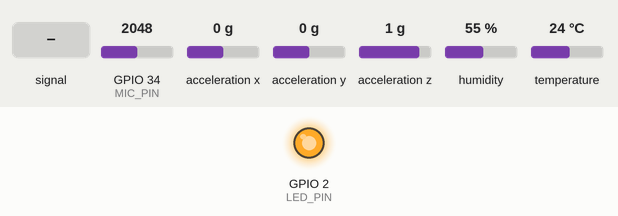
Recording of a sketch running on a simulated ESP32. On the bench: output pins drawn as LEDs (lit = HIGH). Wiring (inferred from the names in the program): ADXL345 accelerometer at I2C address 0x53. The test bench sets the inputs (shaded band); at power-on: humidity 55 %, GPIO 34 (MIC_PIN) = 2048, temperature 24 °C, acceleration x 0 g, acceleration y 0 g, acceleration z 1 g. WiFi joins after 1.5 s; servers stay silent unless stated; uploads are accepted with an empty reply; what the sketch prints to the serial monitor is not drawn.

Above: at 3.7 s.
3.8 s: GPIO 34 (MIC_PIN) fed a 200 Hz sine of ±1023 counts around its level
At 5.4 s:
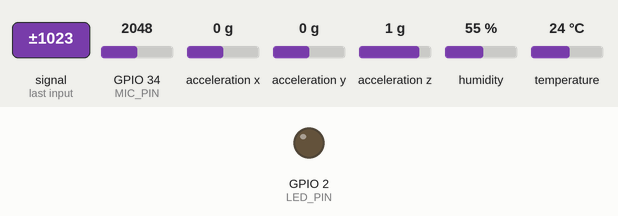
6.5 s: humidity set to 88 %
16.5 s: GPIO 34 (MIC_PIN) set to 2866
26.5 s: GPIO 34 (MIC_PIN) fed a 50 Hz sine of ±1228 counts around its level
31.5 s: temperature set to 2.2 °C
36.2 s: temperature set to 1.8 °C
At 45.5 s:
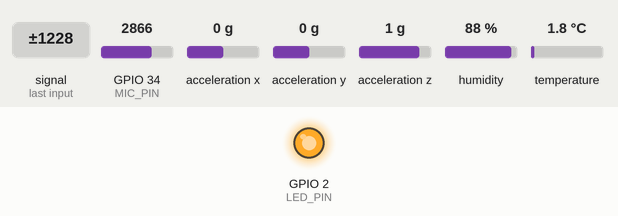
Timing chart, 0 to 47.0 s (numbered marks = the images above; inputs shaded):
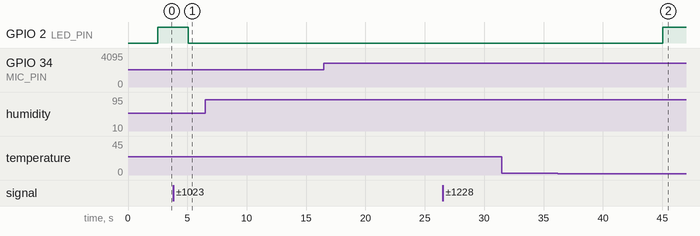

The sketch:

nerve_esp32_full_sensor_code.ino
```cpp
/*
 * Nerve ESP32 Full Sensor Code
 * ──────────────────────────────
 * AI-assisted non-invasive pipe monitoring platform
 *
 * Hardware:
 *   ESP32 DevKit v1
 *   ADXL345 accelerometer (I2C: SDA=GPIO25, SCL=GPIO26)
 *   DHT22 temperature/humidity sensor (DATA=GPIO15)
 *   Microphone analog sensor (AO=GPIO34)
 *   Status LED (GPIO2)
 *
 * Data flow:
 *   Sensors → ESP32 → Wi-Fi HTTP POST JSON → Backend → Database → Socket.io → React Dashboard
 *
 * IMPORTANT:
 *   Replace WIFI_SSID, WIFI_PASSWORD, and SERVER_URL with your actual values.
 *   SERVER_URL must use your laptop's LOCAL IP address (e.g. 192.168.1.35),
 *   NOT "localhost" — because ESP32 is a separate device on the network.
 */

#include <WiFi.h>
#include <HTTPClient.h>
#include <Wire.h>
#include <ArduinoJson.h>

// ─── DHT Library ───────────────────────────────────────────
// Install "DHT sensor library" by Adafruit from Library Manager
#include <DHT.h>

// ═══════════════════════════════════════════════════════════
//  USER CONFIGURATION — CHANGE THESE VALUES
// ═══════════════════════════════════════════════════════════
const char* WIFI_SSID     = "YOUR_WIFI_SSID";
const char* WIFI_PASSWORD = "YOUR_WIFI_PASSWORD";

// Use your laptop's local IP address, NOT localhost!
// Find it: Windows → ipconfig | macOS/Linux → ifconfig or ip addr
// Example: "http://192.168.1.35:5000/api/sensor-data"
const char* SERVER_URL    = "http://192.168.1.35:5000/api/sensor-data";

const char* DEVICE_ID     = "NERVE-NAR-001";
// ═══════════════════════════════════════════════════════════

// ─── Pin Definitions ───────────────────────────────────────
#define ADXL_SDA    25
#define ADXL_SCL    26
#define DHT_PIN     15
#define MIC_PIN     34
#define LED_PIN     2

// ─── ADXL345 I2C Address ──────────────────────────────────
#define ADXL345_ADDR  0x53
#define ADXL345_POWER_CTL  0x2D
#define ADXL345_DATA_FORMAT 0x31
#define ADXL345_DATAX0 0x32

// ─── DHT Setup ─────────────────────────────────────────────
#define DHTTYPE DHT22  // Change to DHT11 or DHT12 if needed
DHT dht(DHT_PIN, DHTTYPE);

// ─── Timing ────────────────────────────────────────────────
unsigned long lastSendTime = 0;
const unsigned long SEND_INTERVAL = 5000; // Send every 5 seconds

// ─── Baseline for vibration ────────────────────────────────
float vibBaseline = 0.021;
int sampleCount = 0;

// ═══════════════════════════════════════════════════════════
//  SETUP
// ═══════════════════════════════════════════════════════════
void setup() {
  Serial.begin(115200);
  delay(1000);
  Serial.println("\n══════════════════════════════════");
  Serial.println("  Nerve ESP32 Sensor Node v2.1");
  Serial.println("  Non-invasive pipe monitoring");
  Serial.println("══════════════════════════════════\n");

  pinMode(LED_PIN, OUTPUT);
  digitalWrite(LED_PIN, LOW);

  // ─── I2C for ADXL345 ────────────────────────────────────
  Wire.begin(ADXL_SDA, ADXL_SCL);
  initADXL345();

  // ─── DHT sensor ─────────────────────────────────────────
  dht.begin();

  // ─── WiFi ───────────────────────────────────────────────
  Serial.print("[WiFi] Connecting to ");
  Serial.println(WIFI_SSID);
  WiFi.begin(WIFI_SSID, WIFI_PASSWORD);

  int attempts = 0;
  while (WiFi.status() != WL_CONNECTED && attempts < 30) {
    delay(500);
    Serial.print(".");
    attempts++;
  }

  if (WiFi.status() == WL_CONNECTED) {
    Serial.println("\n[WiFi] Connected!");
    Serial.print("[WiFi] IP: ");
    Serial.println(WiFi.localIP());
    Serial.print("[WiFi] RSSI: ");
    Serial.print(WiFi.RSSI());
    Serial.println(" dBm");
    digitalWrite(LED_PIN, HIGH);
  } else {
    Serial.println("\n[WiFi] FAILED to connect!");
    Serial.println("[WiFi] Check SSID and password.");
  }

  Serial.print("[Server] Target: ");
  Serial.println(SERVER_URL);
  Serial.println();
}

// ═══════════════════════════════════════════════════════════
//  ADXL345 INIT
// ═══════════════════════════════════════════════════════════
void initADXL345() {
  // Set measurement mode
  Wire.beginTransmission(ADXL345_ADDR);
  Wire.write(ADXL345_POWER_CTL);
  Wire.write(0x08); // Measure bit
  byte error = Wire.endTransmission();

  if (error == 0) {
    Serial.println("[ADXL345] Initialized OK");

    // Set data format: full resolution, +/-16g
    Wire.beginTransmission(ADXL345_ADDR);
    Wire.write(ADXL345_DATA_FORMAT);
    Wire.write(0x0B);
    Wire.endTransmission();
  } else {
    Serial.print("[ADXL345] ERROR! Code: ");
    Serial.println(error);
    Serial.println("[ADXL345] Check wiring: SDA=GPIO25, SCL=GPIO26");
  }
}

// ═══════════════════════════════════════════════════════════
//  READ ADXL345
// ═══════════════════════════════════════════════════════════
void readADXL345(float &ax, float &ay, float &az) {
  Wire.beginTransmission(ADXL345_ADDR);
  Wire.write(ADXL345_DATAX0);
  Wire.endTransmission(false);
  Wire.requestFrom(ADXL345_ADDR, 6, true);

  if (Wire.available() >= 6) {
    int16_t x = Wire.read() | (Wire.read() << 8);
    int16_t y = Wire.read() | (Wire.read() << 8);
    int16_t z = Wire.read() | (Wire.read() << 8);

    // Convert to g (ADXL345 scale factor: 3.9mg/LSB at full resolution)
    ax = x * 0.0039;
    ay = y * 0.0039;
    az = z * 0.0039;
  } else {
    ax = 0; ay = 0; az = 9.81;
    Serial.println("[ADXL345] Read failed — using defaults");
  }
}

// ═══════════════════════════════════════════════════════════
//  READ MICROPHONE (peak-to-peak sampling)
// ═══════════════════════════════════════════════════════════
void readMicrophone(int &peakToPeak, float &acousticLevel) {
  unsigned long startTime = micros();
  int minVal = 4095;
  int maxVal = 0;

  // Sample for 50ms
  while (micros() - startTime < 50000) {
    int sample = analogRead(MIC_PIN);
    if (sample > maxVal) maxVal = sample;
    if (sample < minVal) minVal = sample;
  }

  peakToPeak = maxVal - minVal;
  // Map to 0-100 acoustic level
  acousticLevel = map(peakToPeak, 0, 4095, 0, 100);
  acousticLevel = constrain(acousticLevel, 0, 100);
}

// ═══════════════════════════════════════════════════════════
//  CALCULATE VIBRATION FROM ACCELEROMETER
// ═══════════════════════════════════════════════════════════
float calculateVibration(float ax, float ay, float az) {
  // Remove gravity component (assume static gravity ~9.81 on Z)
  float rawVib = sqrt(ax * ax + ay * ay + (az - 9.81) * (az - 9.81));
  return rawVib;
}

float calculateVibrationLevel(float rawVib) {
  // Map raw vibration to 0-100 scale
  float level = (rawVib / 0.15) * 100.0;
  return constrain(level, 0, 100);
}

// ═══════════════════════════════════════════════════════════
//  DETERMINE STATUS, MODE, ACTIVITY
// ═══════════════════════════════════════════════════════════
String determineStatus(float riskScore) {
  if (riskScore < 40) return "SAFE";
  if (riskScore < 70) return "WARNING";
  return "CRITICAL";
}

String determineMode(float vibLevel, float acLevel, float temp, float hum) {
  bool highVib = vibLevel >= 60;
  bool highAc = acLevel >= 50;
  bool freeze = temp <= 2;
  bool highHum = hum >= 70;

  if (highVib && highAc) return "Mechanical + Acoustic Anomaly Mode";
  if (highVib) return "Mechanical Anomaly Mode";
  if (highAc) return "Acoustic Anomaly Mode";
  if (freeze && highHum) return "Combined Critical Risk Mode";
  if (freeze) return "Freeze/Ice Risk Mode";
  if (highHum) return "Humidity Risk Mode";
  return "Normal Mode";
}

String determineActivity(float riskScore) {
  if (riskScore <= 30) return "Low Activity";
  if (riskScore <= 60) return "Medium Activity";
  if (riskScore <= 80) return "High Activity";
  return "Abnormal Activity";
}

String determineSoundStatus(float acLevel) {
  if (acLevel < 20) return "QUIET";
  if (acLevel < 50) return "NORMAL SOUND";
  return "HIGH SOUND";
}

float calculateRiskScore(float vibLevel, float acLevel, float temp, float hum) {
  float score = 0;
  // Vibration component (40%)
  score += constrain(vibLevel * 0.4, 0, 40);
  // Acoustic component (25%)
  score += constrain(acLevel * 0.25, 0, 25);
  // Temperature component (15%)
  if (temp <= 0) score += 15;
  else if (temp <= 2) score += 8;
  // Humidity component (10%)
  if (hum >= 85) score += 10;
  else if (hum >= 70) score += 5;
  return constrain(score, 0, 100);
}

// ═══════════════════════════════════════════════════════════
//  MAIN LOOP
// ═══════════════════════════════════════════════════════════
void loop() {
  if (millis() - lastSendTime < SEND_INTERVAL) return;
  lastSendTime = millis();

  // ─── Read sensors ──────────────────────────────────────
  float accelX, accelY, accelZ;
  readADXL345(accelX, accelY, accelZ);

  float rawVibration = calculateVibration(accelX, accelY, accelZ);
  float vibrationLevel = calculateVibrationLevel(rawVibration);

  int micPeakToPeak;
  float acousticLevel;
  readMicrophone(micPeakToPeak, acousticLevel);

  float temperature = dht.readTemperature();
  float humidity = dht.readHumidity();

  // Handle DHT read failures
  if (isnan(temperature)) {
    Serial.println("[DHT] Temperature read FAILED — using last known value");
    temperature = 20.0;
  }
  if (isnan(humidity)) {
    Serial.println("[DHT] Humidity read FAILED — using last known value");
    humidity = 50.0;
  }

  // Mock battery (in real product, read from ADC or fuel gauge)
  int battery = 76;

  // Wi-Fi signal strength
  int signalStrength = WiFi.RSSI();

  // ─── Calculate risk ───────────────────────────────────
  float riskScore = calculateRiskScore(vibrationLevel, acousticLevel, temperature, humidity);
  String status = determineStatus(riskScore);
  String mode = determineMode(vibrationLevel, acousticLevel, temperature, humidity);
  String activityLevel = determineActivity(riskScore);
  String soundStatus = determineSoundStatus(acousticLevel);

  // ─── LED indicator ────────────────────────────────────
  if (status == "CRITICAL") {
    digitalWrite(LED_PIN, (millis() / 200) % 2); // Fast blink
  } else if (status == "WARNING") {
    digitalWrite(LED_PIN, (millis() / 500) % 2); // Slow blink
  } else {
    digitalWrite(LED_PIN, HIGH); // Solid on
  }

  // ─── Print to Serial Monitor ──────────────────────────
  Serial.println("────────────────────────────────────");
  Serial.printf("Device: %s\n", DEVICE_ID);
  Serial.printf("accelX: %.4f g\n", accelX);
  Serial.printf("accelY: %.4f g\n", accelY);
  Serial.printf("accelZ: %.4f g\n", accelZ);
  Serial.printf("rawVibration: %.4f\n", rawVibration);
  Serial.printf("vibrationLevel: %.1f\n", vibrationLevel);
  Serial.printf("baseline: %.4f\n", vibBaseline);
  Serial.printf("acousticLevel: %.1f\n", acousticLevel);
  Serial.printf("micPeakToPeak: %d\n", micPeakToPeak);
  Serial.printf("soundStatus: %s\n", soundStatus.c_str());
  Serial.printf("temperature: %.1f °C\n", temperature);
  Serial.printf("humidity: %.1f %%\n", humidity);
  Serial.printf("battery: %d %%\n", battery);
  Serial.printf("signalStrength: %d dBm\n", signalStrength);
  Serial.printf("riskScore: %.0f\n", riskScore);
  Serial.printf("status: %s\n", status.c_str());
  Serial.printf("mode: %s\n", mode.c_str());
  Serial.printf("activityLevel: %s\n", activityLevel.c_str());
  Serial.printf("uptime: %lu ms\n", millis());

  // ─── Build JSON ───────────────────────────────────────
  StaticJsonDocument<1024> doc;
  doc["deviceId"]        = DEVICE_ID;
  doc["accelX"]          = round(accelX * 10000) / 10000.0;
  doc["accelY"]          = round(accelY * 10000) / 10000.0;
  doc["accelZ"]          = round(accelZ * 10000) / 10000.0;
  doc["rawVibration"]    = round(rawVibration * 10000) / 10000.0;
  doc["vibrationLevel"]  = round(vibrationLevel * 10) / 10.0;
  doc["baseline"]        = vibBaseline;
  doc["acousticLevel"]   = round(acousticLevel * 10) / 10.0;
  doc["micPeakToPeak"]   = micPeakToPeak;
  doc["soundStatus"]     = soundStatus;
  doc["temperature"]     = round(temperature * 10) / 10.0;
  doc["humidity"]        = round(humidity * 10) / 10.0;
  doc["battery"]         = battery;
  doc["signalStrength"]  = signalStrength;
  doc["riskScore"]       = (int)riskScore;
  doc["status"]          = status;
  doc["mode"]            = mode;
  doc["activityLevel"]   = activityLevel;
  doc["source"]          = "esp32";
  doc["uptimeMs"]        = millis();

  String jsonString;
  serializeJson(doc, jsonString);

  // ─── Send HTTP POST ───────────────────────────────────
  if (WiFi.status() == WL_CONNECTED) {
    HTTPClient http;
    http.begin(SERVER_URL);
    http.addHeader("Content-Type", "application/json");

    int httpCode = http.POST(jsonString);

    if (httpCode > 0) {
      Serial.printf("[HTTP] Response code: %d\n", httpCode);
      if (httpCode == 200) {
        String response = http.getString();
        Serial.println("[HTTP] Server response: " + response);
      }
    } else {
      Serial.printf("[HTTP] ERROR: %d\n", httpCode);
      Serial.println("[HTTP] Possible causes:");
      Serial.println("  - Wrong server IP address");
      Serial.println("  - Backend not running");
      Serial.println("  - Firewall blocking port 5000");
      Serial.println("  - ESP32 and laptop not on same WiFi");
    }

    http.end();
  } else {
    Serial.println("[WiFi] Not connected! Attempting reconnect...");
    WiFi.begin(WIFI_SSID, WIFI_PASSWORD);
  }

  Serial.println();
  sampleCount++;
}
```

Measured:
- the behaviour switches between 2.1 and 2 °C on temperature (found by bisection; images 1 and 2)
- after the input at 6.5 s, every drawn part: stays the same
- after the input at 16.5 s, every drawn part: stays the same
- after the input at 26.5 s, every drawn part: stays the same
- after the input at 31.5 s, every drawn part: stays the same
- after the input at 36.2 s, GPIO 2 (LED_PIN): LOW → HIGH after 8.9 s
